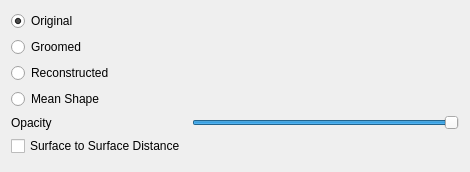
<?xml version="1.0" encoding="UTF-8"?>
<ui version="4.0">
 <class>CompareWidget</class>
 <widget class="QWidget" name="CompareWidget">
  <property name="geometry">
   <rect>
    <x>0</x>
    <y>0</y>
    <width>470</width>
    <height>172</height>
   </rect>
  </property>
  <property name="windowTitle">
   <string>Form</string>
  </property>
  <layout class="QGridLayout" name="gridLayout">
   <item row="8" column="1">
    <widget class="CustomSlider" name="opacity">
     <property name="maximum">
      <number>100</number>
     </property>
     <property name="value">
      <number>100</number>
     </property>
     <property name="orientation">
      <enum>Qt::Horizontal</enum>
     </property>
    </widget>
   </item>
   <item row="4" column="0">
    <widget class="QRadioButton" name="groomed">
     <property name="text">
      <string>Groomed</string>
     </property>
    </widget>
   </item>
   <item row="8" column="0">
    <widget class="QLabel" name="label">
     <property name="text">
      <string>Opacity</string>
     </property>
    </widget>
   </item>
   <item row="5" column="0">
    <widget class="QRadioButton" name="reconstructed">
     <property name="text">
      <string>Reconstructed</string>
     </property>
    </widget>
   </item>
   <item row="3" column="0">
    <widget class="QRadioButton" name="original">
     <property name="text">
      <string>Original</string>
     </property>
     <property name="checked">
      <bool>true</bool>
     </property>
    </widget>
   </item>
   <item row="9" column="0">
    <widget class="QCheckBox" name="surface_distance">
     <property name="text">
      <string>Surface to Surface Distance</string>
     </property>
    </widget>
   </item>
   <item row="6" column="0">
    <widget class="QRadioButton" name="mean_shape">
     <property name="text">
      <string>Mean Shape</string>
     </property>
    </widget>
   </item>
  </layout>
 </widget>
 <customwidgets>
  <customwidget>
   <class>CustomSlider</class>
   <extends>QSlider</extends>
   <header>Interface/CustomSlider.h</header>
  </customwidget>
 </customwidgets>
 <resources/>
 <connections/>
</ui>
